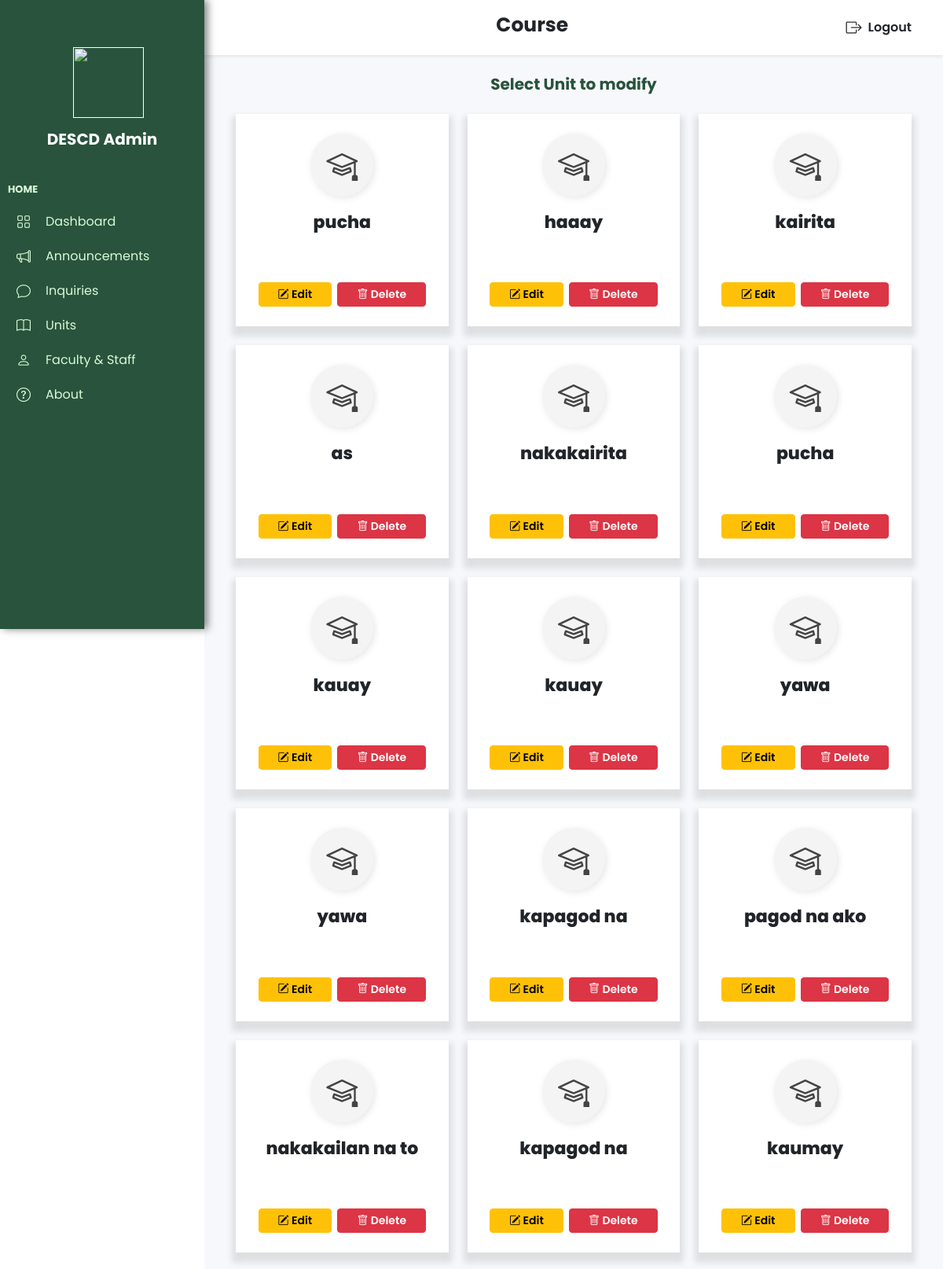
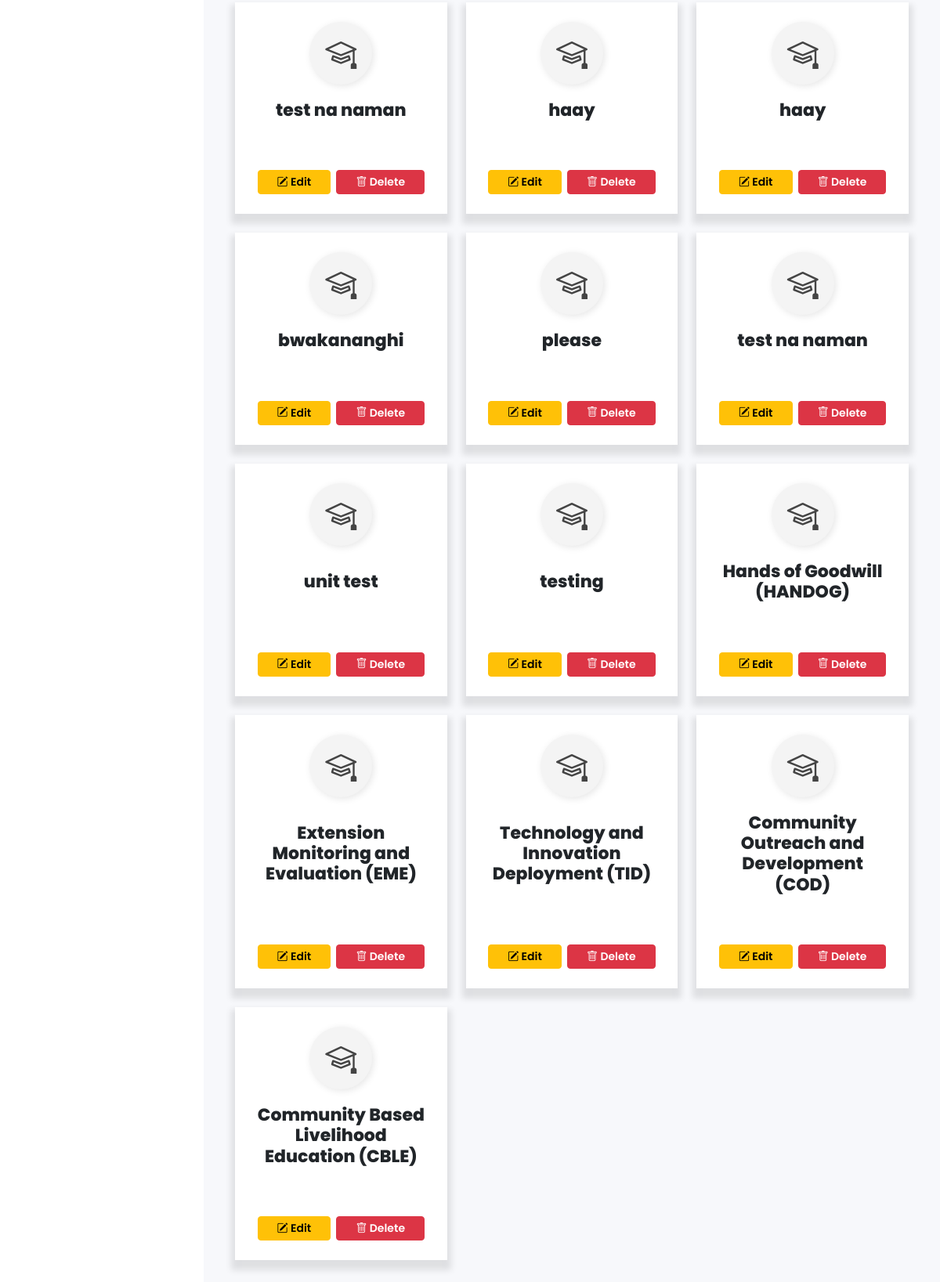
Before: /admin/admin.enroll.php with the older database file (2 pictures, top to bottom).
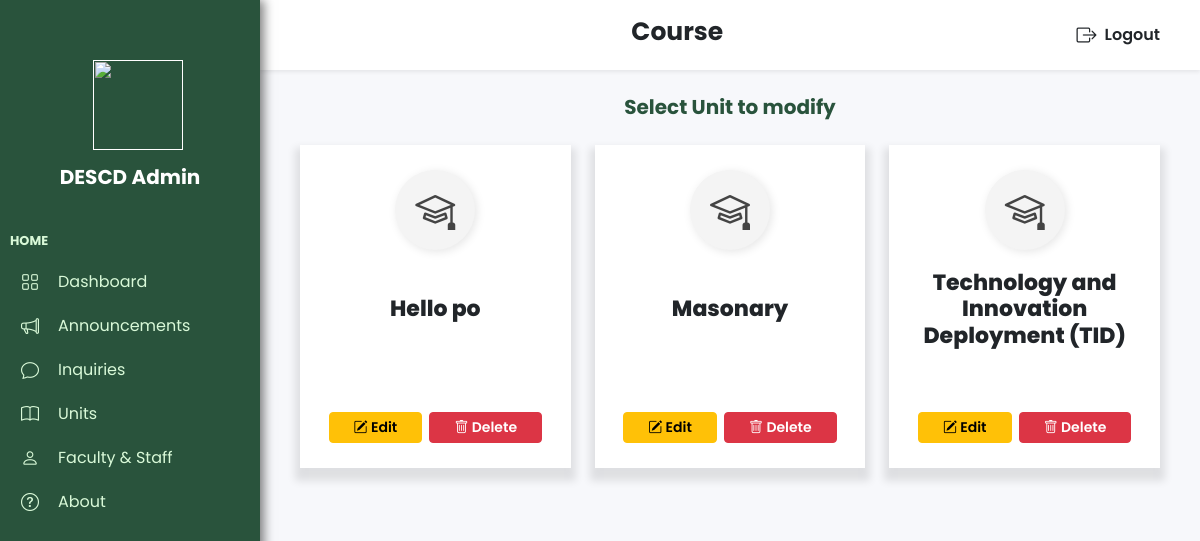
After: the same page with the newer database file.
### tables this page shows
CREATE TABLE `units` (
  `unit_id` int(11) NOT NULL,
  `u_title` varchar(255) NOT NULL,
  `u_description` text NOT NULL,
  `u_functions` text NOT NULL
);

### classes/unit.class.php (called while the page is built, shortened)
<?php
    require_once "database.class.php";
    class Units{
        private $conn;
        function __construct(){
            $db = new Database;
            $this->conn = $db->connect();
        }
        function showAllUnits(){
            $sql = "SELECT * FROM units ORDER BY unit_id DESC";
            $query = $this->conn->prepare($sql);
            $query->execute();
            return $query->fetchAll();
        }
    }
?>

### classes/database.class.php (called while the page is built)
<?php
    class Database {
        private $host = "localhost";
        private $database = "descd";
        private $username = "root";
        private $password = "";
        protected $connection;
        function connect(){
            try {
                $this->connection = new PDO ("mysql:host=$this->host;dbname=$this->database;", $this->username, $this->password);
            } catch (PDOException $error) {
                echo "connection error" . $error->getMessage();
            }
            return $this->connection;
        }
    }
?>

### admin/admin.enroll.php (the view, shortened to what this page needs)
<?php
    require_once "../classes/unit.class.php";
    require_once "admin-chopdown/head.php";
    $objUnits = new Units;
    $showUnit = $objUnits->showAllUnits();
?>
<link rel="stylesheet" href="../style/admin_units.css">
<div class="navbar-custom">
    <header class="px-1 shadow-sm">
        <div class="container-fluid d-flex justify-content-between">
            <button class="btn btn-toggle">
                <h1 class="navtext">Course</h1>
            </button>
            <div class="d-flex flex-wrap align-items-center justify-content-center justify-content-lg-end m-lg-2">
                <a href="../auth/logout.php" class="d-flex align-items-center gap-2 px-3 py-2 text-decoration-none text-dark" >
                    <i class="bi bi-box-arrow-right fs-5"></i>
                    <span class="fw-semibold">Logout</span>
                </a>
            </div>
        </div>
    </header>
</div>
<?php
require_once "admin-chopdown/sidebar.php";
require_once "../dash_chopdown/dash_head.php";
?>
<div class="content-page px-3">
    <div class="container-fluid ">
        <div class="row">
            <div class="container px-6">
                <section id="services" class="services relative">
                    <div class="container">
                    <h4 class="page-title fw-bold text-center">Select Unit to modify</h4>
                    <div class="row gy-4">
                        <?php foreach ($showUnit as $su): ?>
                            <div class="col-lg-4 col-md-6" data-aos="fade-up" data-aos-delay="100">
                                <div class="service-item position-relative h-100">
                                    <div class="icon-box"><i class="bi bi-mortarboard"></i></div>
                                    <h3>
                                        <a href="admin.coursemodify.php?unit_id=<?php echo $su['unit_id']; ?>" class="text-decoration-none text-dark">
                                            <?php echo $su['u_title']; ?>
                                        </a>
                                    </h3>
                                    <div class="card-footer d-flex justify-content-around mt-5">
                                        <a href="admin.course.php?unit_id=<?php echo $su['unit_id']; ?>" class="btn btn-warning btn-sm px-4 fw-semibold">
                                            <i class="bi bi-pencil-square"></i> Edit
                                        </a>
                                        <a href="" class="btn btn-danger btn-sm px-4 fw-semibold">
                                            <i class="bi bi-trash"></i> Delete
                                        </a>
                                    </div>
                                </div>
                            </div>
                        <?php endforeach; ?>
                    </div>
                    </div>
                    </div>
            </div>
        </div>
    </div>

Changed rows visible on the page:
removed units: u_title "pucha"
removed units: u_title "haaay"
removed units: u_title "kairita"
removed units: u_title "as"
removed units: u_title "nakakairita"
removed units: u_title "pucha"
removed units: u_title "kauay"
removed units: u_title "kauay"
removed units: u_title "yawa"
removed units: u_title "yawa"
removed units: u_title "kapagod na"
removed units: u_title "pagod na ako"
removed units: u_title "nakakailan na to"
removed units: u_title "kapagod na"
removed units: u_title "kaumay"
removed units: u_title "test na naman"
removed units: u_title "haay"
removed units: u_title "haay"
removed units: u_title "bwakananghi"
removed units: u_title "please"
removed units: u_title "test na naman"
removed units: u_title "unit test"
removed units: u_title "testing"
removed units: u_title "Hands of Goodwill (HANDOG)"
removed units: u_title "Extension Monitoring and Evaluation (EME)"
removed units: u_title "Community Outreach and Development (COD)"
removed units: u_title "Community Based Livelihood Education (CBLE)"
added units: u_title "Hello po"
added units: u_title "Masonary"
